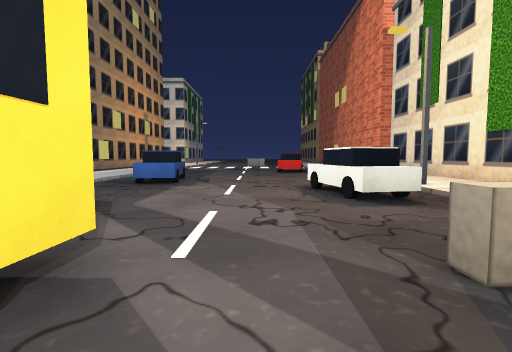
[1] (above)

24 first-person views from a walk through a 3-D level made in the Unity game engine. The camera is 1.3 m above the floor, tilts 4° down and sees 85° across. The floor is counted in squares, 2 m on a side. Each view is taken from the middle of a square. On the plan, view 1 faces up. The plan holds only what a view shows up to about 9 squares ahead; the rest is blank. The place goes on beyond the plan. The player is left out.

[2]
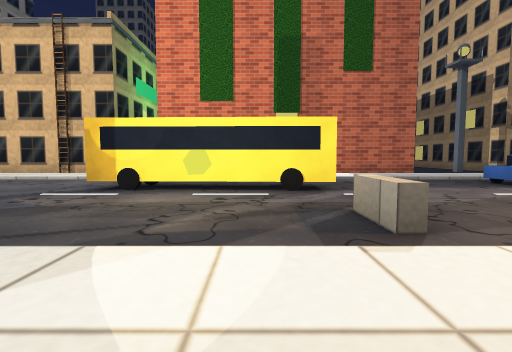

[3]
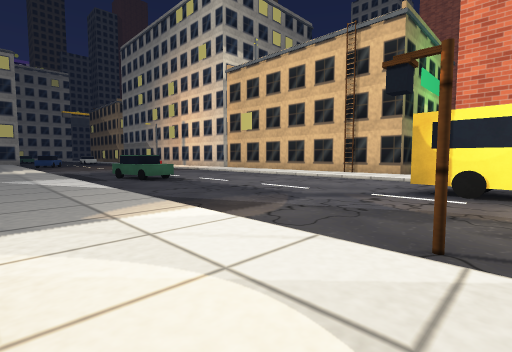

[4]
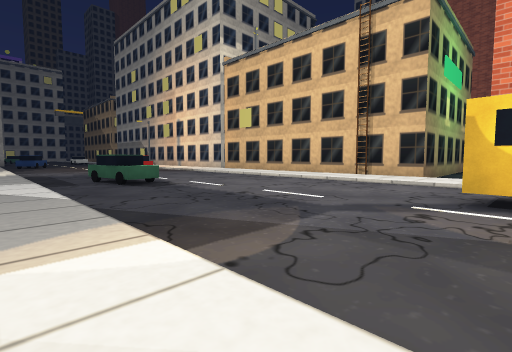

[5]
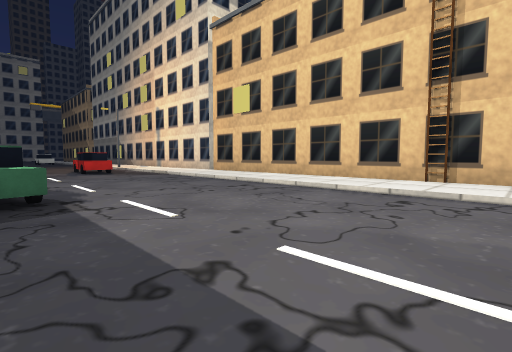

[6]
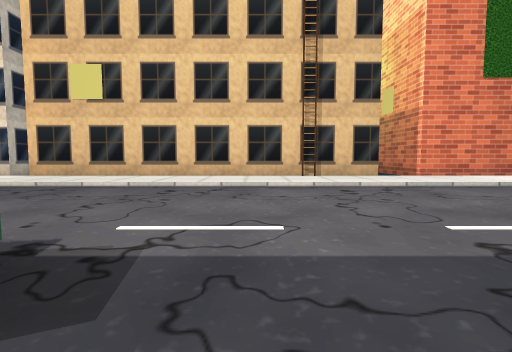

[7]
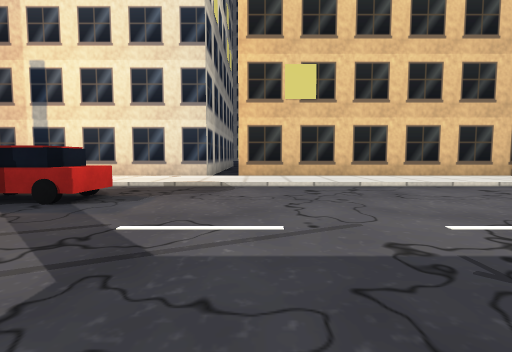

[8]
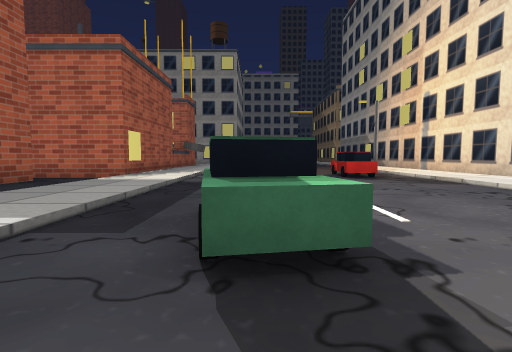

[9]
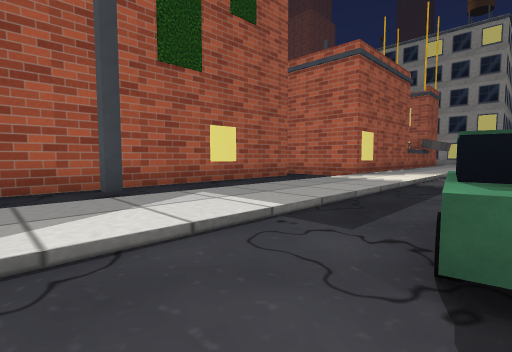

[10]
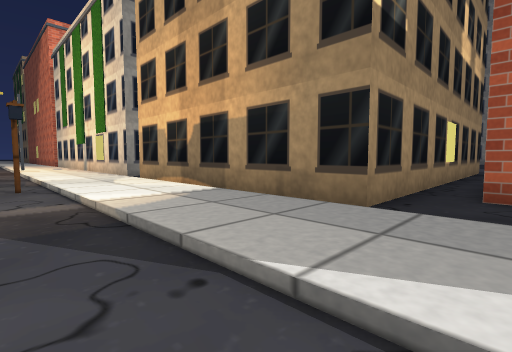

[11]
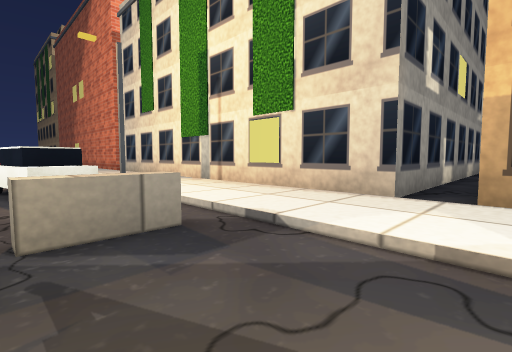

[12]
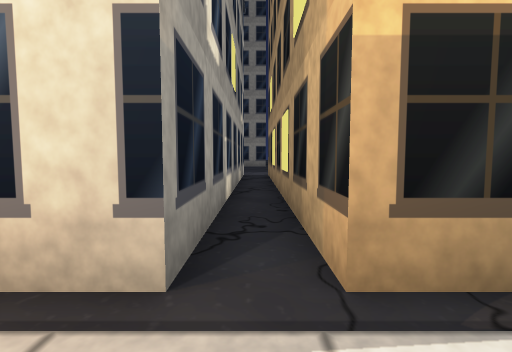

[13]
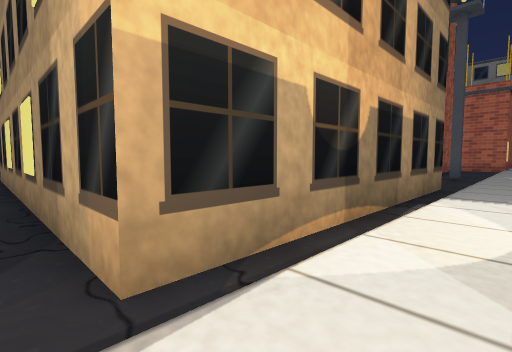

[14]
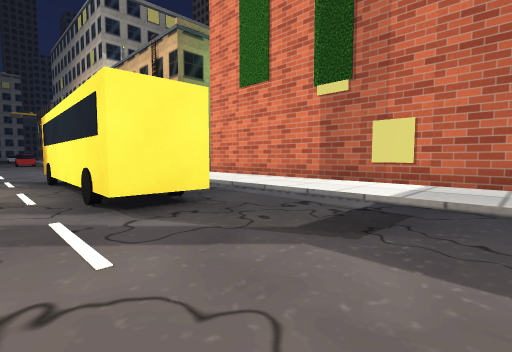

[15]
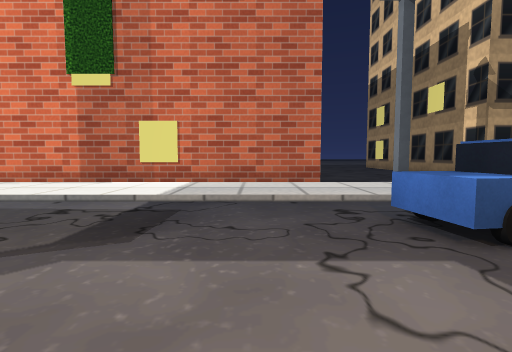

[16]
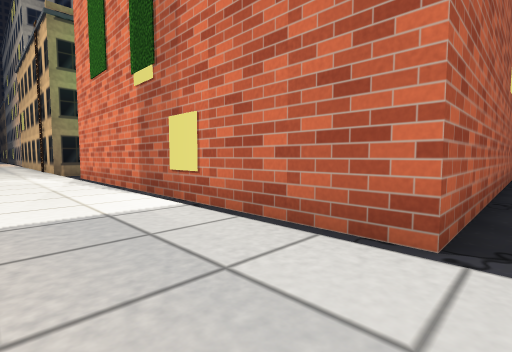

[17]
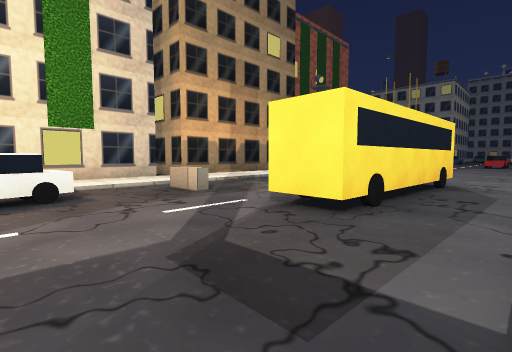

[18]
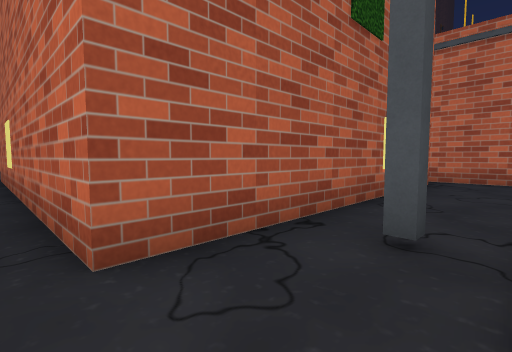

[19]
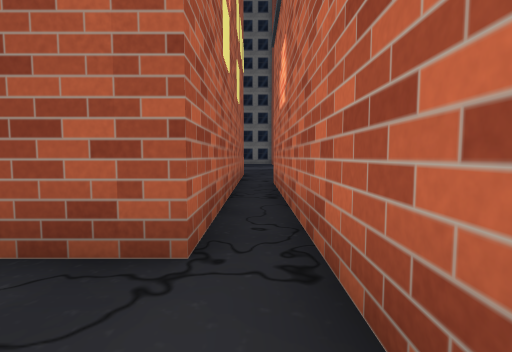

[20]
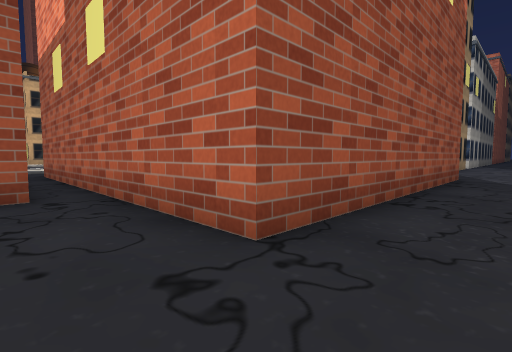

[21]
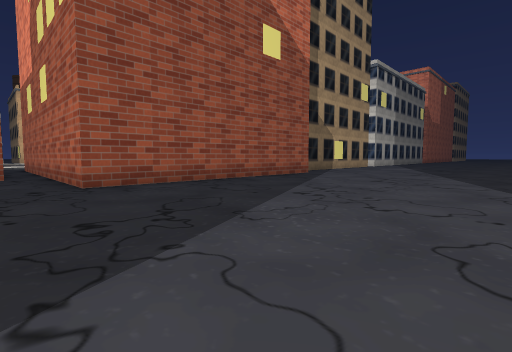

[22]
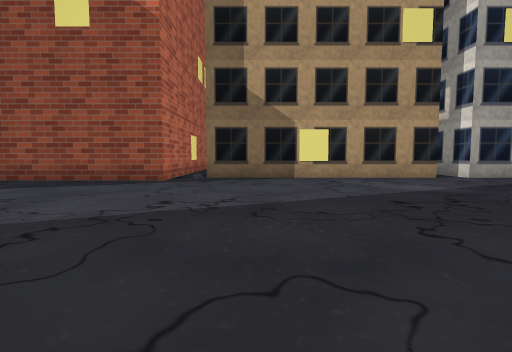

[23]
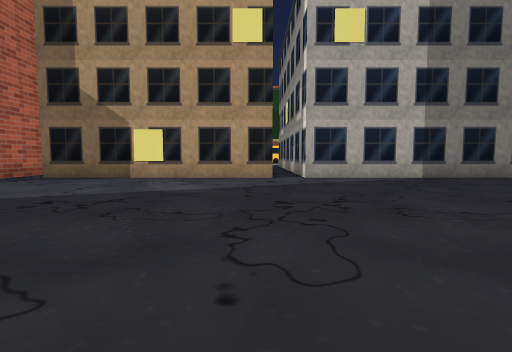

[24]
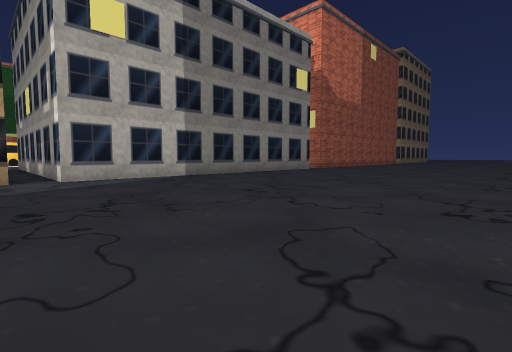

### Floor plan
Key: @ floor where view 1 was taken; # wall or solid block; . main floor; : floor 0.25 m higher than the main floor; / step, stairs or slope; = window, fence, low wall or low ledge; T thing the floor can be seen under or through; O other object.
Columns run from 11 left of view 1 to 24 right of it. Each row starts with its distance up from view 1.
  7 ...../:/OO...  :/#        #   ......
  6 #####/:/....OO/:/#        #. .......
  5     #/:/.....O/:/#        #.........
  4     #/:/.....O/:/#        #.........
  3     #/:/....../:/#        #.........
  2     #/:/....../:/#        #.........
  1     #/:/.OO.==/:/##########.........
  0     #/:/.#T@../:/...................
 -1     #/:/.TTO../:/##########.........
 -2     #/:/.TT..OO:/#        #........
 -3     #/:/.OO..OO:/#        #.......
 -4     #/:/....../:/#        #.......
 -5      /:/....../:/#        #........
 -6      #:/....../:/#        #.........
 -7      #:/....../:/##########........
 -8      #:/....../:/.................
 -9      #:/....../:/.##########.......
-10      #:/....../:/.#        #.......
-11      #:/....O./://#        #.......
-12      #:/....O./:/.#        #.......
-13      #:/....../:/.#        #.......
-14      #:/....../:/.#        #.......
-15      #:/....../:/.#        #.......
-16      /:/....../:/.##########.......
-17     #/:/....  /:/..................
-18     #/:/.O.   /:#########..........

Where each view was taken, in squares from view 1:
view 1: 0 up, 0 right, facing up
view 2: 0 up, 5 right, facing left
view 3: 2 down, 5 right, facing down-left
view 4: 3 down, 4 right, facing down-left
view 5: 6 down, 1 right, facing down-left
view 6: 9 down, 2 right, facing left
view 7: 15 down, 2 right, facing left
view 8: 9 down, 1 right, facing down
view 9: 9 down, 1 right, facing down-right
view 10: 9 down, 2 right, facing up-right
view 11: 1 down, 1 right, facing up-right
view 12: 0 up, 4 right, facing right
view 13: 0 up, 4 right, facing down-right
view 14: 5 up, 0 right, facing down-left
view 15: 5 up, 0 right, facing left
view 16: 7 up, 4 left, facing down-left
view 17: 5 up, 4 left, facing down-right
view 18: 8 down, 5 right, facing down-right
view 19: 17 down, 5 right, facing right
view 20: 18 down, 18 right, facing up-left
view 21: 18 down, 23 right, facing up-left
view 22: 6 down, 24 right, facing left
view 23: 1 down, 24 right, facing left
view 24: 1 down, 24 right, facing up-left
